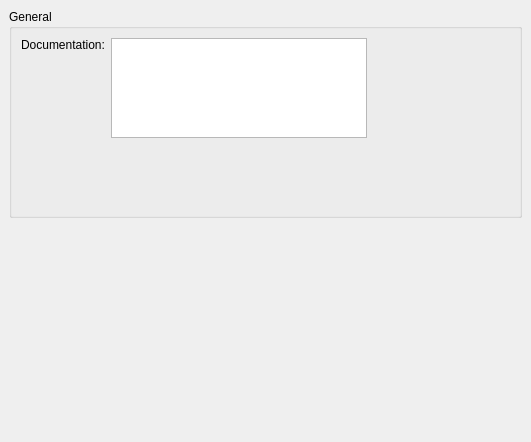
<?xml version="1.0" encoding="UTF-8"?>
<ui version="4.0">
 <class>ProgramEdit</class>
 <widget class="QWidget" name="ProgramEdit">
  <property name="geometry">
   <rect>
    <x>0</x>
    <y>0</y>
    <width>531</width>
    <height>442</height>
   </rect>
  </property>
  <property name="windowTitle">
   <string>Form</string>
  </property>
  <layout class="QVBoxLayout" name="verticalLayout">
   <property name="leftMargin">
    <number>9</number>
   </property>
   <property name="topMargin">
    <number>9</number>
   </property>
   <property name="rightMargin">
    <number>9</number>
   </property>
   <property name="bottomMargin">
    <number>9</number>
   </property>
   <item>
    <widget class="QGroupBox" name="generalGroupBox">
     <property name="sizePolicy">
      <sizepolicy hsizetype="Preferred" vsizetype="Minimum">
       <horstretch>0</horstretch>
       <verstretch>0</verstretch>
      </sizepolicy>
     </property>
     <property name="title">
      <string>General</string>
     </property>
     <layout class="QFormLayout" name="formLayout_2">
      <property name="fieldGrowthPolicy">
       <enum>QFormLayout::FieldsStayAtSizeHint</enum>
      </property>
      <item row="0" column="0">
       <widget class="QLabel" name="documentationLabel">
        <property name="sizePolicy">
         <sizepolicy hsizetype="Preferred" vsizetype="Fixed">
          <horstretch>0</horstretch>
          <verstretch>0</verstretch>
         </sizepolicy>
        </property>
        <property name="text">
         <string>Documentation:</string>
        </property>
       </widget>
      </item>
      <item row="0" column="1">
       <widget class="QPlainTextEdit" name="documentationEdit">
        <property name="sizePolicy">
         <sizepolicy hsizetype="Expanding" vsizetype="Fixed">
          <horstretch>0</horstretch>
          <verstretch>0</verstretch>
         </sizepolicy>
        </property>
        <property name="maximumSize">
         <size>
          <width>16777215</width>
          <height>100</height>
         </size>
        </property>
       </widget>
      </item>
     </layout>
    </widget>
   </item>
   <item>
    <widget class="QsciScintilla" name="programEdit" native="true"/>
   </item>
  </layout>
 </widget>
 <customwidgets>
  <customwidget>
   <class>QsciScintilla</class>
   <extends>QWidget</extends>
   <header>Qsci/qsciscintilla.h</header>
   <container>1</container>
  </customwidget>
 </customwidgets>
 <resources/>
 <connections/>
</ui>
